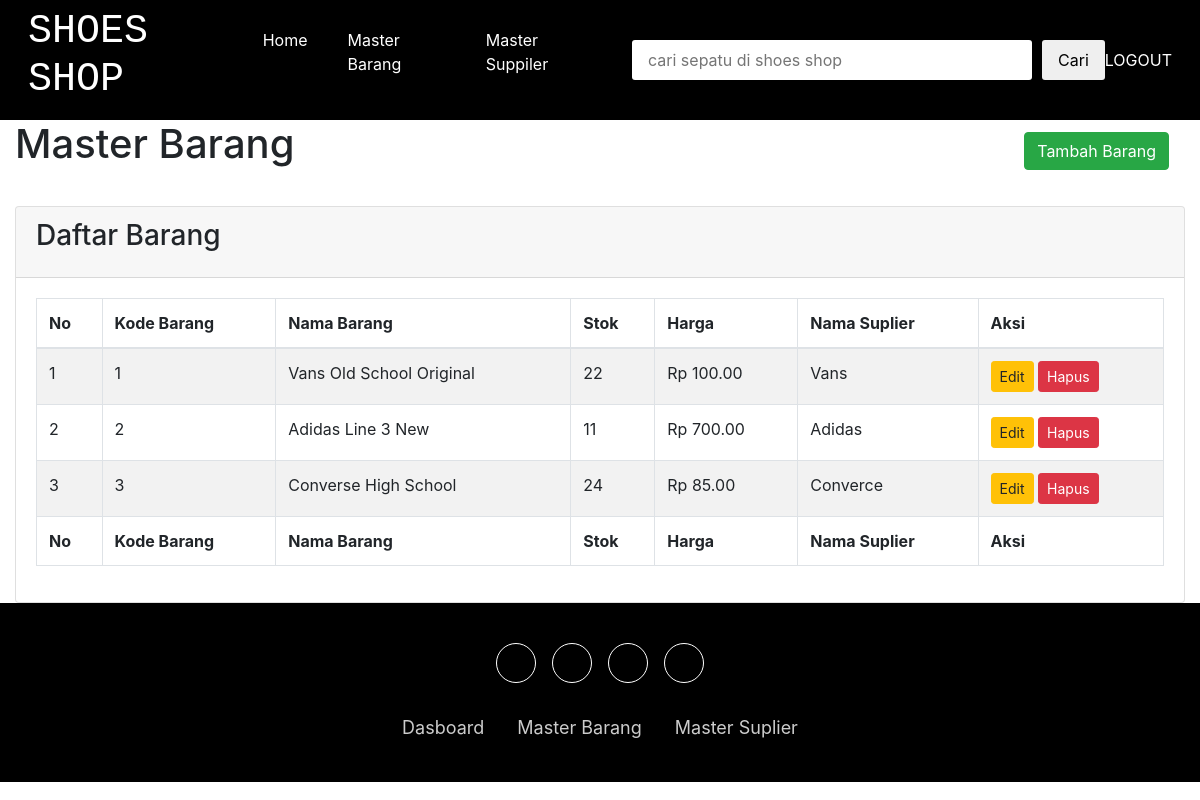
The page /master-barang.php (signed in) on the database its author committed.
### tables this page shows
CREATE TABLE `tb_barang` (
  `id_barang` int(20) NOT NULL,
  `kode_barang` varchar(10) NOT NULL,
  `nama_barang` varchar(50) NOT NULL,
  `stok` int(50) NOT NULL,
  `harga` varchar(50) NOT NULL,
  `id_suplier` int(20) NOT NULL
);

CREATE TABLE `tb_suplier` (
  `id_suplier` int(20) NOT NULL,
  `nama_suplier` varchar(100) NOT NULL,
  `alamat_suplier` varchar(100) NOT NULL,
  `no_telp` varchar(20) NOT NULL,
  `email` varchar(100) NOT NULL
);

### master-barang.php (the view, shortened to what this page needs)
<?php include './navigasi.php' ?>
<div class="wrapper">
    <section class="content-header">
        <div class="container-fluid">
            <div class="row mb-2">
                <div class="col-sm-6">
                    <h1>Master Barang</h1>
                </div>
                <div class="col-sm-6">
                    <ol class="breadcrumb float-sm-right bg-white">
                        <button type="button" class="btn btn-success" data-toggle="modal" data-target="#modal-add">
                            Tambah Barang
                        </button>
                    </ol>
                </div>
            </div>
        </div>
    </section>
    <section class="content">
        <div class="container-fluid">
            <div class="row">
                <div class="col-12">
                    <div class="card">
                        <div class="card-header">
                            <h3 class="card-title">Daftar Barang</h3>
                        </div>
                        <div class="card-body">
                            <table id="example2" class="table table-bordered table-striped">
                                <thead>
                                    <tr>
                                        <th>No</th>
                                        <th>Kode Barang</th>
                                        <th>Nama Barang</th>
                                        <th>Stok</th>
                                        <th>Harga</th>
                                        <th>Nama Suplier</th>
                                        <th>Aksi</th>
                                    </tr>
                                </thead>
                                <tbody>
                                    <?php
                                    $i = 1;
                                    $barang = mysqli_query($koneksi, "SELECT
                                    tb_barang.*,
                                    tb_suplier.nama_suplier
                                    FROM
                                    tb_barang
                                    INNER JOIN
                                    tb_suplier
                                    ON
                                    tb_barang.id_suplier = tb_suplier.id_suplier");
                                    while ($value = mysqli_fetch_assoc($barang)) {
                                    ?>
                                        <tr>
                                            <td><?= $i++; ?></td>
                                            <td><?= $value['kode_barang']; ?></td>
                                            <td><?= htmlspecialchars($value['nama_barang']); ?></td>
                                            <td><?= $value['stok']; ?></td>
                                            <td>Rp <?= number_format($value['harga'], 2); ?></td>
                                            <td><?= $value['nama_suplier']; ?></td>
                                            <td>
                                                <button type="button" class="btn btn-warning btn-sm" data-toggle="modal" data-target="#modal<?= $value['id_barang']; ?>">Edit</button>
                                                <button type="button" class="btn btn-danger btn-sm" onclick="confirm_modal('delete-barang.php?id_barang=<?= $value['id_barang']; ?>')">Hapus</button>
                                            </td>
                                        </tr>
                                    <?php
                                    }
                                    ?>
                                </tbody>
                                <tfoot>
                                    <tr>
                                        <th>No</th>
                                        <th>Kode Barang</th>
                                        <th>Nama Barang</th>
                                        <th>Stok</th>
                                        <th>Harga</th>
                                        <th>Nama Suplier</th>
                                        <th>Aksi</th>
                                    </tr>
                                </tfoot>
                            </table>
                        </div>
                    </div>
                </div>
            </div>
        </div>
    </section>
</div>
<?php include './footer.php' ?>

### navigasi.php (shortened to what this page needs)
<!DOCTYPE html>
<html>
<head>
    <link rel="stylesheet" href="./assets/css/navigasi.css">
</head>
<body>
    <div class="nav-bg">
        <div class="navbar">
            <div class="countainer">
                <div class="nama">
                    <h1>SHOES SHOP</h1>
                </div>
                <div class="navigasi" id="navigasi">
                    <ul>
                        <li><a href="admin.php">Home</a></li>
                        <li><a href="master-barang.php">Master Barang</a></li>
                        <li><a href="master-suplier.php">Master Suppiler</a></li>
                    </ul>
                </div>
                <form class="pencarian">
                    <input type="search" class="cari" placeholder="cari sepatu di shoes shop">
                    <button type="submit" class="tombol" velue="Cari">Cari</button>
                </form>
                <div><a href="logout.php" style="color: white;">LOGOUT</a></div>
            </div>
        </div>
    </div>
</body>
</html>

### footer.php (shortened to what this page needs)
<!DOCTYPE html>
<html>
<head>
    <link rel="stylesheet" href="https://cdnjs.cloudflare.com/ajax/libs/twitter-bootstrap/4.1.3/css/bootstrap.min.css">
    <link rel="stylesheet" href="https://cdnjs.cloudflare.com/ajax/libs/ionicons/2.0.1/css/ionicons.min.css">
    <link rel="stylesheet" href="./assets/css/footer.css">
</head>
<body>
    <div class="footer-basic">
        <footer>
            <div class="social"><a href="#"></a><a href="#"></a><a href="#"></a><a href="#"></a></div>
            <ul class="list-inline">
                <li class="list-inline-item"><a href="./admin.php">Dasboard</a></li>
                <li class="list-inline-item"><a href="./master-barang.php">Master Barang</a></li>
                <li class="list-inline-item"><a href="./master-suplier.php">Master Suplier</a></li>
            </ul>
        </footer>
    </div>
</body>
</html>

### assets/css/navigasi.css (style rules this page uses)
* { padding: 0px; margin: 0px; }
body { font-family: 'Franklin Gothic Medium'; }
ul { list-style: none; }
.navigasi a { color: white; margin-right: 20px; }
.nav-bg { background-color: black; width: 100%; }
.navbar { display: flex; padding-top: 1.5rem; padding-bottom: 1.5rem; }
.countainer { display: flex; align-items:center; justify-content:space-around; width: 100%; padding-right:0.75rem; padding-left: 0.75rem; margin: 0 auto; }
.nama { color: white; font-family: courier; font-weight: bold; }
.pencarian { display: flex; }
.cari { display:block; width:400px; padding: 8px 16px; margin: 0 10px; border-radius: 3px; border: none; }
.tombol { padding: 8px 16px; border-radius: 3px; border: none; }
.navigasi { display:block; }
.navigasi ul a { padding: 10px; display: block; text-decoration: none; }
.navigasi ul { display: flex; }

### assets/css/footer.css (style rules this page uses)
.footer-basic { padding:40px 0; background-color:black; color:white; }
.footer-basic ul { padding:0; list-style:none; text-align:center; font-size:18px; line-height:1.6; margin-bottom:0; }
.footer-basic li { padding:0 10px; }
.footer-basic ul a { color:inherit; text-decoration:none; opacity:0.8; }
.footer-basic .social { text-align:center; padding-bottom:25px; }
.footer-basic .social > a { font-size:24px; width:40px; height:40px; line-height:40px; display:inline-block; text-align:center; border-radius:50%; border:1px solid white; margin:0 8px; color:inherit; }

### rows shown on the page
tb_barang: kode_barang "1", nama_barang "Vans Old School Original", stok "22", harga "100.00", id_suplier.nama_suplier "Vans"
tb_barang: kode_barang "2", nama_barang "Adidas Line 3 New", stok "11", harga "700.00", id_suplier.nama_suplier "Adidas"
tb_barang: kode_barang "3", nama_barang "Converse High School", stok "24", harga "85.00", id_suplier.nama_suplier "Converce"
